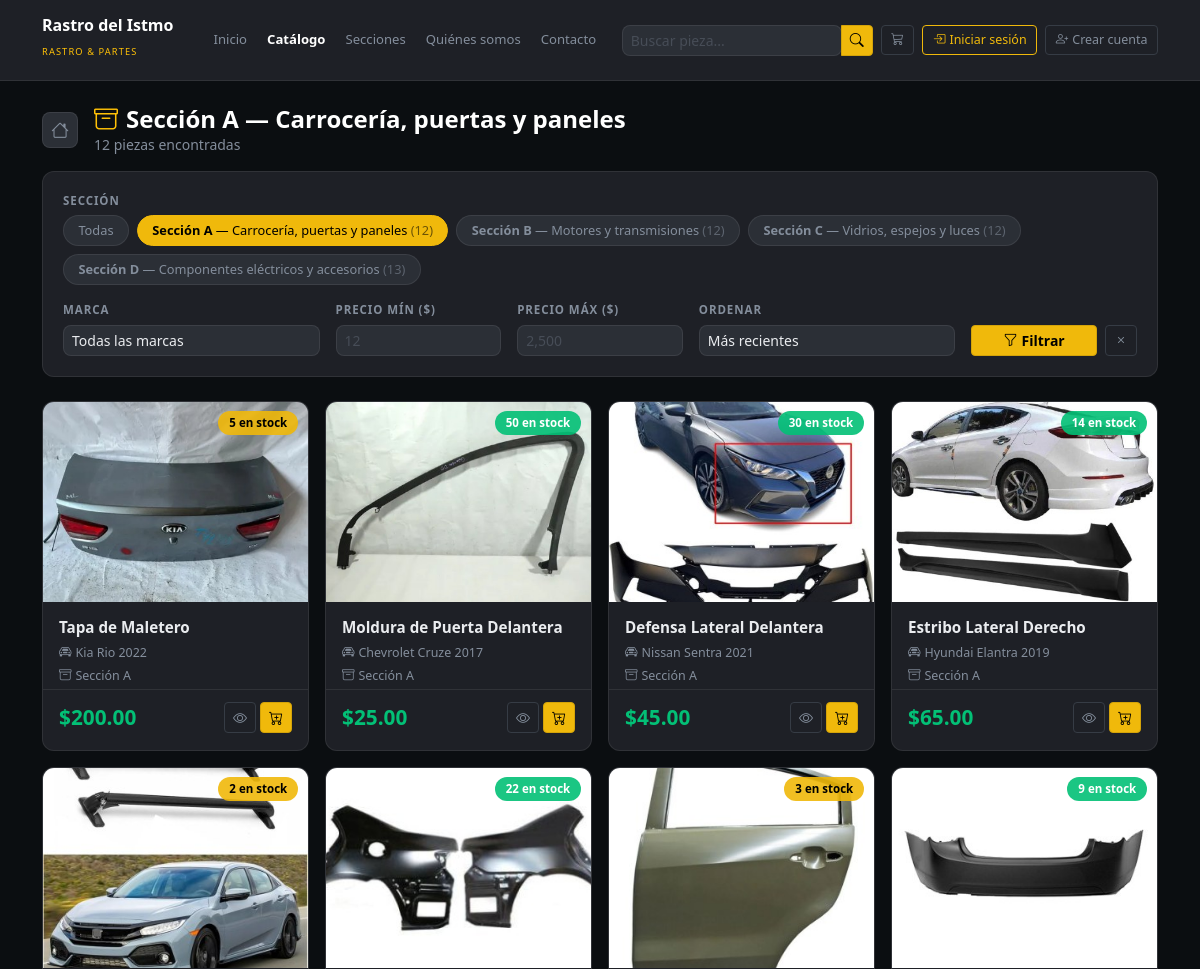
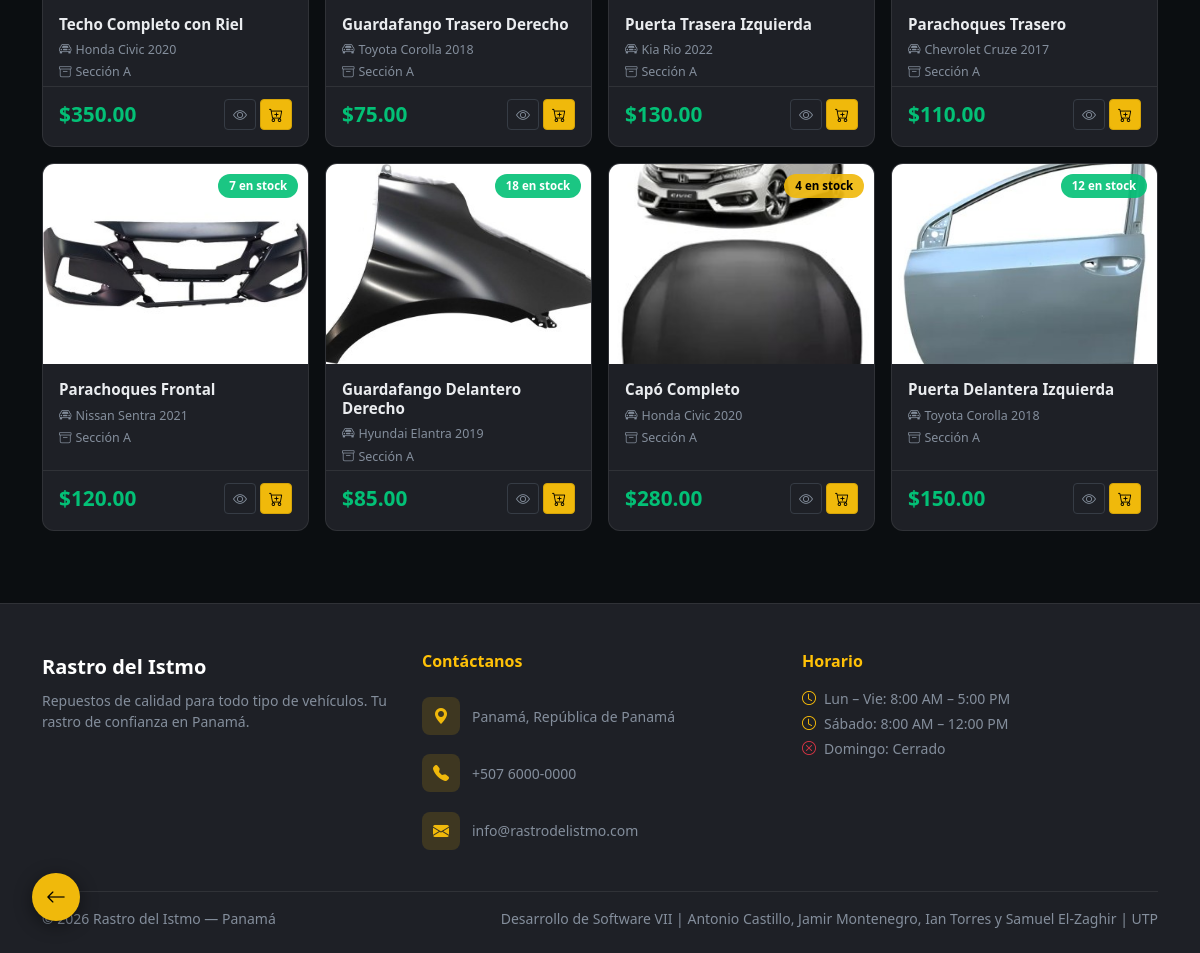
/?ver=catalogo&seccion=1, run on the app's committed database (2 pictures, top to bottom).
### tables this page shows
CREATE TABLE IF NOT EXISTS `secciones` (
  `id` int NOT NULL AUTO_INCREMENT,
  `nombre` varchar(100) NOT NULL,
  `descripcion` varchar(255) DEFAULT NULL,
  `activo` tinyint(1) DEFAULT '1',
  `creado_en` timestamp NULL DEFAULT CURRENT_TIMESTAMP,
  PRIMARY KEY (`id`)
);

CREATE TABLE IF NOT EXISTS `partes` (
  `id` int NOT NULL AUTO_INCREMENT,
  `nombre` varchar(150) NOT NULL,
  `descripcion` text,
  `auto_id` int DEFAULT NULL,
  `seccion_id` int DEFAULT NULL,
  `precio` decimal(10,2) NOT NULL DEFAULT '0.00',
  `cantidad` int NOT NULL DEFAULT '0',
  `thumbnail` varchar(255) DEFAULT NULL,
  `imagen_grande` varchar(255) DEFAULT NULL,
  `activo` tinyint(1) DEFAULT '1',
  `firma_digital` varchar(64) DEFAULT NULL,
  `creado_por` int DEFAULT NULL,
  `creado_en` timestamp NULL DEFAULT CURRENT_TIMESTAMP,
  PRIMARY KEY (`id`),
  KEY `auto_id` (`auto_id`),
  KEY `seccion_id` (`seccion_id`),
  KEY `creado_por` (`creado_por`)
);

CREATE TABLE IF NOT EXISTS `autos` (
  `id` int NOT NULL AUTO_INCREMENT,
  `marca` varchar(100) NOT NULL,
  `modelo` varchar(100) NOT NULL,
  `anio` year NOT NULL,
  `activo` tinyint(1) DEFAULT '1',
  `creado_en` timestamp NULL DEFAULT CURRENT_TIMESTAMP,
  PRIMARY KEY (`id`)
);

### app/Controllers/BaseController.php (called while the page is built, shortened)
<?php
abstract class BaseController implements ErrorHandlerInterface {
    protected function view(string $tpl, array $data = []): void {
        extract($data);
        include BASE_PATH . "/app/Views/" . $tpl . ".php";
    }
}

### index.php (called while the page is built, shortened)
<?php
$action = Sanitizer::get("action") ?: "home";
try {
    $ctrl   = new PublicController();
    match($action) {
        "detalle"            => $ctrl->detalle(),
        "comprar"            => $ctrl->comprar(),
        "procesar_compra"    => $ctrl->procesarCompra(),
        "confirmar_compra"   => $ctrl->confirmarCompra(),
        "compra_exitosa"     => $ctrl->exitosa(),
        "mis_pedidos"        => $ctrl->misPedidos(),
        "mi_perfil"          => $ctrl->miPerfil(),
        "carrito"            => $ctrl->carrito(),
        "agregar_carrito"    => $ctrl->agregarCarrito(),
        "quitar_carrito"     => $ctrl->quitarCarrito(),
        "actualizar_carrito" => $ctrl->actualizarCarrito(),
        "procesar_carrito"   => $ctrl->procesarCarrito(),
        "factura"            => (new FacturaController())->generarPublico(),
        default              => $ctrl->home(),
    };
} catch (\Throwable $e) {
    if (isset($ctrl) && $ctrl instanceof ErrorHandlerInterface) { $ctrl->handle($e); }
    else { error_log("[RASTRO] " . $e->getMessage()); }
    header("Location: " . APP_URL . "/"); exit;
}

### app/Config/Database.php (called while the page is built, shortened)
<?php
class Database {
    private static ?PDO $conn = null;
    public static function get(): PDO {
        if (self::$conn === null) {
            try {
                self::$conn = new PDO(
                    "mysql:host=".DB_HOST.";dbname=".DB_NAME.";charset=utf8mb4",
                    DB_USER, DB_PASS,
                    [PDO::ATTR_ERRMODE=>PDO::ERRMODE_EXCEPTION,
                     PDO::ATTR_DEFAULT_FETCH_MODE=>PDO::FETCH_ASSOC,
                     PDO::ATTR_EMULATE_PREPARES=>false]
                );
                self::$conn->exec("SET time_zone = '-05:00'");
            } catch (PDOException $e) {
                http_response_code(500);
                die("<b>Error de BD:</b> ".htmlspecialchars($e->getMessage()));
            }
        }
        return self::$conn;
    }
}

### app/Utils/Sanitizer.php (called while the page is built, shortened)
<?php
class Sanitizer {
    public static function string(string $v): string {
        return htmlspecialchars(strip_tags(trim($v)), ENT_QUOTES, "UTF-8");
    }
    public static function int(mixed $v): int {
        return (int) filter_var($v, FILTER_SANITIZE_NUMBER_INT);
    }
    public static function get(string $key, string $type = "string"): mixed {
        $v = $_GET[$key] ?? "";
        return match($type) {
            "int"   => self::int($v),
            default => self::string((string)$v),
        };
    }
}

### app/Models/ParteModel.php (called while the page is built, shortened)
<?php
class ParteModel extends BaseModel {
    public function findPublic(string $q="",int $secId=0,int $limit=0,string $marca="",float $pMin=0,float $pMax=0,string $orden="recientes"): array {
        $sql="SELECT p.*,a.marca,a.modelo,a.anio,s.nombre AS seccion FROM partes p LEFT JOIN autos a ON a.id=p.auto_id LEFT JOIN secciones s ON s.id=p.seccion_id WHERE p.activo=1 AND p.cantidad>0";
        $params=[];
        if ($secId){$sql.=" AND p.seccion_id=?";$params[]=$secId;}
        $sql.=match($orden){"precio_asc"=>" ORDER BY p.precio ASC","precio_desc"=>" ORDER BY p.precio DESC","stock"=>" ORDER BY p.cantidad DESC","nombre"=>" ORDER BY p.nombre ASC",default=>" ORDER BY p.id DESC"};
        return $this->query($sql,$params);
    }
    public function getPrecioRango(): array { $r=$this->db->query("SELECT MIN(precio) AS mn,MAX(precio) AS mx FROM partes WHERE activo=1 AND cantidad>0")->fetch(); return [$r["mn"]??0,$r["mx"]??9999]; }
}

### app/Models/BaseModel.php (called while the page is built, shortened)
<?php
abstract class BaseModel implements CrudInterface {
    protected PDO    $db;
    public function __construct() { $this->db = Database::get(); }
    protected function query(string $sql, array $p = []): array {
        $s = $this->db->prepare($sql); $s->execute($p); return $s->fetchAll();
    }
}

### app/Views/public/catalogo.php (the view, shortened to what this page needs)
<?php
include BASE_PATH."/app/Views/layouts/public_header.php";
?>
<a href="javascript:history.back()" class="btn-float-back"><i class="bi bi-arrow-left"></i></a>
<div class="container-xl py-4">
  <div class="d-flex align-items-center gap-3 mb-3 flex-wrap">
    <a href="<?=APP_URL?>/" class="btn-back" title="Inicio"><i class="bi bi-house"></i></a>
    <div>
      <h4 class="fw-bold text-white mb-0">
        <?php if($q??""): ?><i class="bi bi-search me-2 text-warning"></i>Resultados: <em class="text-warning">"<?=htmlspecialchars($q)?>"</em>
        <?php elseif($secId??0): $sn=""; foreach($secciones as $s){if($s["id"]==$secId){$sn=$s["nombre"].($s["descripcion"]?" — ".$s["descripcion"]:"");break;}} ?><i class="bi bi-archive me-2 text-warning"></i><?=htmlspecialchars($sn)?>
        <?php else: ?><i class="bi bi-grid me-2 text-warning"></i>Catálogo Completo<?php endif; ?>
      </h4>
      <p class="text-secondary small mb-0"><?=count($partes)?> pieza<?=count($partes)!==1?"s":""?> encontrada<?=count($partes)!==1?"s":""?></p>
    </div>
  </div>
  <div class="filter-bar mb-4">
    <form method="GET" action="<?=APP_URL?>/" id="frmFiltro">
      <div class="row g-3 align-items-end">
        <div class="col-12">
          <div class="filter-label">Sección</div>
          <div class="d-flex flex-wrap gap-2">
            <a href="<?=APP_URL?>/?ver=catalogo<?=$q?"&q=".urlencode($q):""?>" class="sec-pill <?=!($secId??0)?"active":""?>">Todas</a>
            <?php foreach($secciones as $s): ?>
            <a href="<?=APP_URL?>/?ver=catalogo&seccion=<?=$s["id"]?><?=$q?"&q=".urlencode($q):""?><?=($marca??"")?"&marca=".urlencode($marca??""):""?>" class="sec-pill <?=($secId??0)==$s["id"]?"active":""?>">
              <strong><?=htmlspecialchars($s["nombre"])?></strong><?php if($s["descripcion"]??""): ?> — <?=htmlspecialchars($s["descripcion"])?><?php endif; ?> <span style="opacity:.55">(<?=$s["total"]?>)</span>
            </a>
            <?php endforeach; ?>
          </div>
        </div>
        <div class="col-md-3 col-6">
          <div class="filter-label">Marca</div>
          <select name="marca" class="form-select dark-input form-select-sm" onchange="this.form.submit()">
            <option value="">Todas las marcas</option>
          </select>
        </div>
        <div class="col-md-2 col-6">
          <div class="filter-label">Precio mín ($)</div>
          <input type="number" name="precio_min" class="form-control dark-input form-control-sm" placeholder="<?=number_format($precioMin??0,0)?>" value="<?=($pMin??0)>0?$pMin:"" ?>" min="0" step="1">
        </div>
        <div class="col-md-2 col-6">
          <div class="filter-label">Precio máx ($)</div>
          <input type="number" name="precio_max" class="form-control dark-input form-control-sm" placeholder="<?=number_format($precioMax??9999,0)?>" value="<?=($pMax??0)>0?$pMax:"" ?>" min="0" step="1">
        </div>
        <div class="col-md-3 col-6">
          <div class="filter-label">Ordenar</div>
          <select name="orden" class="form-select dark-input form-select-sm" onchange="this.form.submit()">
            <option value="recientes"   <?=($orden??"recientes")==="recientes"  ?"selected":""?>>Más recientes</option>
          </select>
        </div>
        <div class="col-md-2 col-12 d-flex gap-2">
          <button type="submit" class="btn btn-gold btn-sm flex-fill"><i class="bi bi-funnel me-1"></i>Filtrar</button>
          <a href="<?=APP_URL?>/?ver=catalogo" class="btn btn-outline-secondary btn-sm" title="Limpiar"><i class="bi bi-x"></i></a>
        </div>
      </div>
    </form>
  </div>
  <?php if(empty($partes)): ?>
  <div class="text-center py-5"><i class="bi bi-search display-1 text-secondary opacity-25"></i>
    <h5 class="text-secondary mt-3">No hay piezas con esos filtros</h5>
    <a href="<?=APP_URL?>/?ver=catalogo" class="btn btn-gold mt-3"><i class="bi bi-arrow-counterclockwise me-2"></i>Ver todo el catálogo</a>
  </div>
  <?php else: ?>
  <div class="partes-grid">
    <?php foreach($partes as $p): ?>
    <div class="pub-card">
      <a href="<?=APP_URL?>/?action=detalle&id=<?=$p["id"]?>" class="pub-card-img-wrap">
        <?php if($p["thumbnail"]): ?><img src="<?=APP_URL?>/uploads/thumbnails/<?=htmlspecialchars($p["thumbnail"])?>" class="pub-card-img" alt="<?=htmlspecialchars($p["nombre"])?>"><?php endif; ?>
        <span class="pub-card-badge <?=$p["cantidad"]>5?"badge-stock-ok":($p["cantidad"]>0?"badge-stock-low":"badge-stock-out")?>"><?=$p["cantidad"]>0?$p["cantidad"]." en stock":"Agotado"?></span>
      </a>
      <div class="pub-card-body">
        <h6 class="pub-card-title"><?=htmlspecialchars($p["nombre"])?></h6>
        <?php if($p["marca"]??""): ?><p class="pub-card-meta"><i class="bi bi-car-front me-1"></i><?=htmlspecialchars($p["marca"]." ".$p["modelo"]." ".$p["anio"])?></p><?php endif; ?>
        <?php if($p["seccion"]??""): ?><p class="pub-card-meta"><i class="bi bi-archive me-1"></i><?=htmlspecialchars($p["seccion"])?></p><?php endif; ?>
        <div class="pub-card-footer">
          <span class="pub-price">$<?=number_format($p["precio"],2)?></span>
          <div class="d-flex gap-1">
            <a href="<?=APP_URL?>/?action=detalle&id=<?=$p["id"]?>" class="btn btn-outline-secondary btn-sm" title="Ver detalle"><i class="bi bi-eye"></i></a>
            <?php if($p["cantidad"]>0): ?><a href="<?=APP_URL?>/?action=agregar_carrito&id=<?=$p["id"]?>" class="btn btn-gold btn-sm" title="Añadir al carrito"><i class="bi bi-cart-plus"></i></a><?php endif; ?>
          </div>
        </div>
      </div>
    </div>
    <?php endforeach; ?>
  </div>
  <?php endif; ?>
</div>
<?php include BASE_PATH."/app/Views/layouts/public_footer.php"; ?>

### data on the page
secciones: sn "Sección A — Carrocería, puertas y paneles", nombre "Sección A", descripcion "Carrocería, puertas y paneles", total "12"
secciones: nombre "Sección B", descripcion "Motores y transmisiones", total "12"
secciones: nombre "Sección C", descripcion "Vidrios, espejos y luces", total "12"
secciones: nombre "Sección D", descripcion "Componentes eléctricos y accesorios", total "13"
partes: thumbnail (picture), cantidad "5", nombre "Tapa de Maletero", auto.anio "Kia Rio 2022", seccion.nombre "Sección A", precio "200.00"
partes: thumbnail (picture), cantidad "50", nombre "Moldura de Puerta Delantera", auto.anio "Chevrolet Cruze 2017", seccion.nombre "Sección A", precio "25.00"
partes: thumbnail (picture), cantidad "30", nombre "Defensa Lateral Delantera", auto.anio "Nissan Sentra 2021", seccion.nombre "Sección A", precio "45.00"
partes: thumbnail (picture), cantidad "14", nombre "Estribo Lateral Derecho", auto.anio "Hyundai Elantra 2019", seccion.nombre "Sección A", precio "65.00"
partes: thumbnail (picture), cantidad "2", nombre "Techo Completo con Riel", auto.anio "Honda Civic 2020", seccion.nombre "Sección A", precio "350.00"
partes: thumbnail (picture), cantidad "22", nombre "Guardafango Trasero Derecho", auto.anio "Toyota Corolla 2018", seccion.nombre "Sección A", precio "75.00"
partes: thumbnail (picture), cantidad "3", nombre "Puerta Trasera Izquierda", auto.anio "Kia Rio 2022", seccion.nombre "Sección A", precio "130.00"
partes: thumbnail (picture), cantidad "9", nombre "Parachoques Trasero", auto.anio "Chevrolet Cruze 2017", seccion.nombre "Sección A", precio "110.00"
partes: thumbnail (picture), cantidad "7", nombre "Parachoques Frontal", auto.anio "Nissan Sentra 2021", seccion.nombre "Sección A", precio "120.00"
partes: thumbnail (picture), cantidad "18", nombre "Guardafango Delantero Derecho", auto.anio "Hyundai Elantra 2019", seccion.nombre "Sección A", precio "85.00"
partes: thumbnail (picture), cantidad "4", nombre "Capó Completo", auto.anio "Honda Civic 2020", seccion.nombre "Sección A", precio "280.00"
partes: thumbnail (picture), cantidad "12", nombre "Puerta Delantera Izquierda", auto.anio "Toyota Corolla 2018", seccion.nombre "Sección A", precio "150.00"

### other printed values
count($partes) "12"
